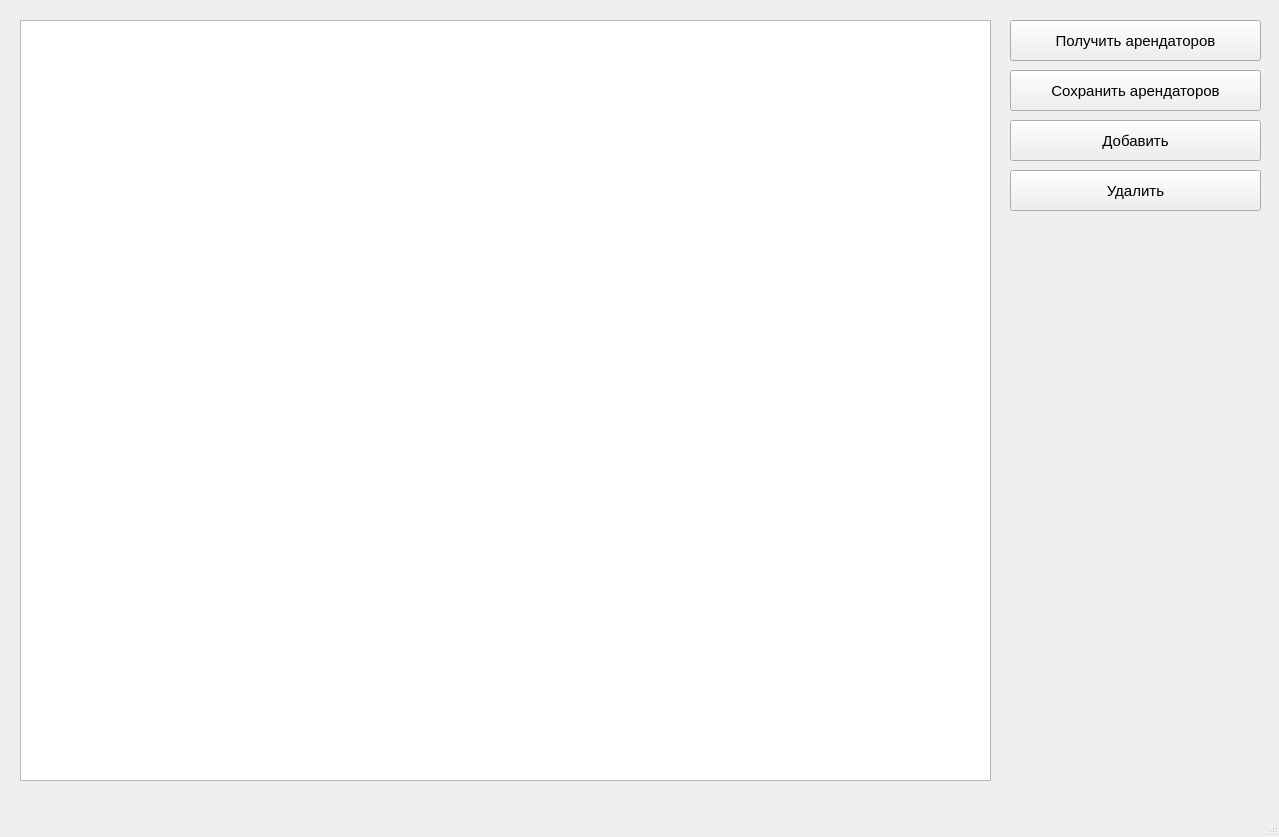
<?xml version="1.0" encoding="UTF-8"?>
<ui version="4.0">
 <class>MainWindow</class>
 <widget class="QMainWindow" name="MainWindow">
  <property name="geometry">
   <rect>
    <x>0</x>
    <y>0</y>
    <width>1279</width>
    <height>837</height>
   </rect>
  </property>
  <property name="windowTitle">
   <string>MainWindow</string>
  </property>
  <widget class="QWidget" name="centralwidget">
   <widget class="QPushButton" name="tenantGetBtn">
    <property name="geometry">
     <rect>
      <x>1010</x>
      <y>20</y>
      <width>251</width>
      <height>41</height>
     </rect>
    </property>
    <property name="font">
     <font>
      <pointsize>11</pointsize>
     </font>
    </property>
    <property name="text">
     <string>Получить арендаторов</string>
    </property>
   </widget>
   <widget class="QPushButton" name="addBtn">
    <property name="geometry">
     <rect>
      <x>1010</x>
      <y>120</y>
      <width>251</width>
      <height>41</height>
     </rect>
    </property>
    <property name="font">
     <font>
      <pointsize>11</pointsize>
     </font>
    </property>
    <property name="text">
     <string>Добавить</string>
    </property>
   </widget>
   <widget class="QPushButton" name="delBtn">
    <property name="geometry">
     <rect>
      <x>1010</x>
      <y>170</y>
      <width>251</width>
      <height>41</height>
     </rect>
    </property>
    <property name="font">
     <font>
      <pointsize>11</pointsize>
     </font>
    </property>
    <property name="text">
     <string>Удалить</string>
    </property>
   </widget>
   <widget class="QPushButton" name="tenantSavBtn">
    <property name="geometry">
     <rect>
      <x>1010</x>
      <y>70</y>
      <width>251</width>
      <height>41</height>
     </rect>
    </property>
    <property name="font">
     <font>
      <pointsize>11</pointsize>
     </font>
    </property>
    <property name="text">
     <string>Сохранить арендаторов</string>
    </property>
   </widget>
   <widget class="QTableWidget" name="table">
    <property name="geometry">
     <rect>
      <x>20</x>
      <y>20</y>
      <width>971</width>
      <height>761</height>
     </rect>
    </property>
   </widget>
  </widget>
  <widget class="QMenuBar" name="menubar">
   <property name="geometry">
    <rect>
     <x>0</x>
     <y>0</y>
     <width>1279</width>
     <height>26</height>
    </rect>
   </property>
  </widget>
  <widget class="QStatusBar" name="statusbar"/>
 </widget>
 <resources/>
 <connections/>
</ui>
